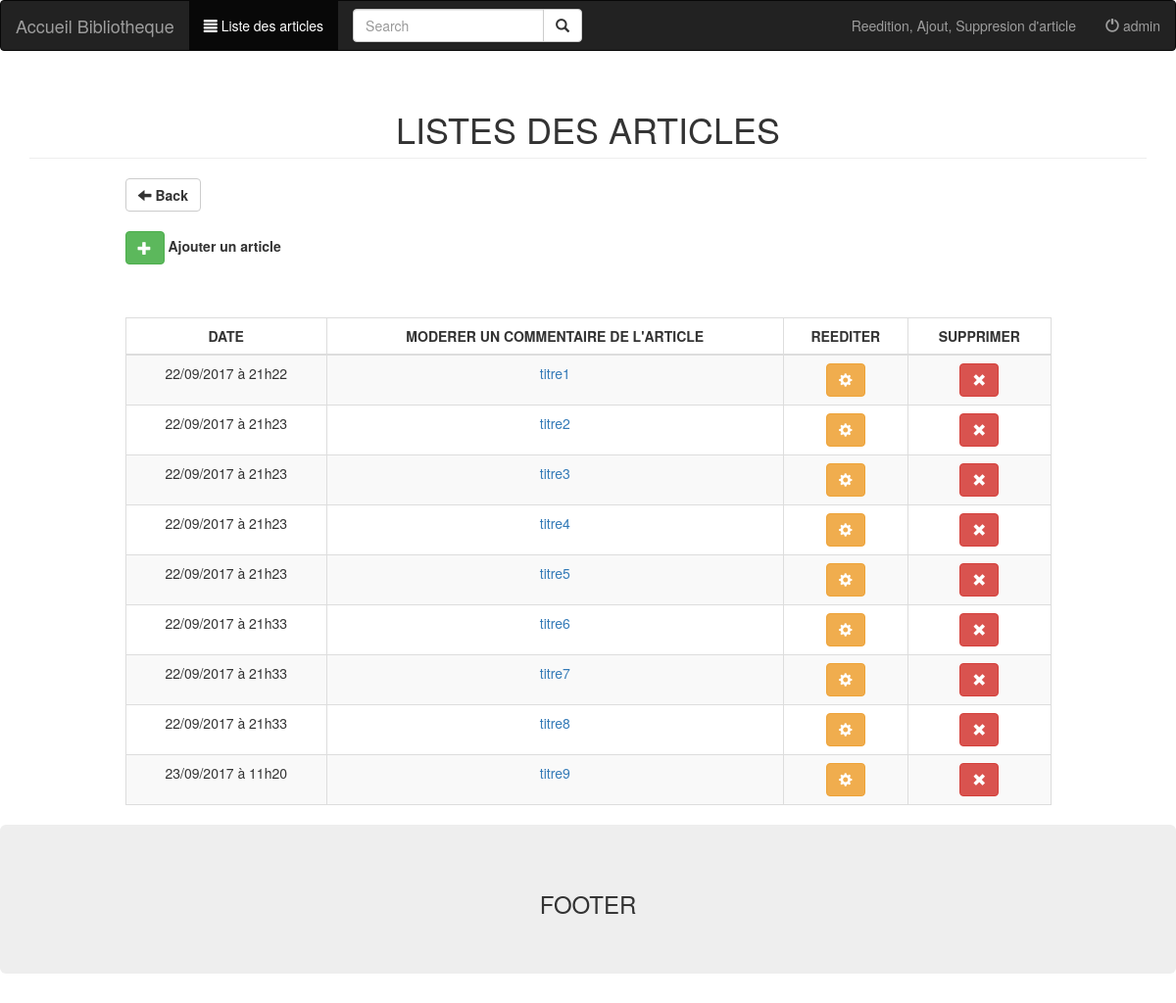
Screenshot of /index.php?p=listArtAdmin (signed in) with the database file from the repository.
### tables this page shows
CREATE TABLE `art_article` (
  `art_id` int(11) NOT NULL AUTO_INCREMENT,
  `art_titre` varchar(45) DEFAULT NULL,
  `art_auteur` varchar(45) DEFAULT NULL,
  `art_genre` varchar(45) DEFAULT NULL,
  `art_date` datetime DEFAULT NULL,
  `art_content` varchar(800) DEFAULT NULL,
  PRIMARY KEY (`art_id`)
);

### page/listArtAdmin.php (the view, shortened to what this page needs)
<?php
include('./connect/connection.php');
$reponse = $bdd->query('SELECT DATE_FORMAT(art_date, "%d/%m/%Y à %Hh%i") as date_format_art, art_id, art_titre, art_genre FROM art_article');
?>
<div class="container">
	<div class="row">
		<div class="col-xs-12 bg-inverse">
			<h1 class="text-uppercase text-center page-header">listes des articles</h1>
		</div>
	</div>
</div>
<div class="container">
	<div class="row">
		<div class="col-xs-4 col-xs-offset-1">
			<button class="btn btn-md btn-default" type="button" onClick="document.location.href = document.referrer"><span class="glyphicon glyphicon-arrow-left"></span><strong> Back</strong></button>
		</div>
	</div>
	<br>
	<div class="row">
		<div class="col-xs-4 col-xs-offset-1">
			<p><a href="?p=ajoutArticle"><button title="Ajouter" class="btn btn-md btn-success" type="submit"><span class="glyphicon glyphicon-plus"></span></button></a><strong> Ajouter un article</strong></p>
		</div>
	</div>
</div>
<div class="container">
	<div class="row">
		<div class="col-xs-3 col-sm-10 col-sm-offset-1">
			<div id="idlistAdmin">
			<div class="text-center">
				</div>
				<table class="table table-bordered table-striped table-hover">
					<thead id="enteteAdmin">
						<tr>
							<th class="text-center text-uppercase">Date</th>
							<th class="text-center text-uppercase">Moderer un commentaire de l'article</th>
							<th class="text-center text-uppercase">Reediter</th>
							<th class="text-center text-uppercase">Supprimer</th>
						</tr>
					</thead>
					<tbody id="tableauAdmin" class="text-center list-inline list">
						<?php
						while ($donnees = $reponse->fetch()){ ?>
						<tr class="nameAdmin">
							<td><?= $donnees['date_format_art'] ?></td>
							<td><a href='?p=modCom&M=<?= $donnees['art_id'] ?>'><?= $donnees['art_titre'] ?></a></td>
							<td><a href="?p=reediter&R=<?= $donnees['art_id'] ?>"><button title="reediter" class="btn btn-md btn-warning" type="submit"><span class="glyphicon glyphicon-cog"></span></button></a></td>
							<td><a href="?p=supprimer&S=<?= $donnees['art_id'] ?>"><button title="supprimer" class="btn btn-md btn-danger"><span class="glyphicon glyphicon-remove"></span></button></a></td>
						</tr>
						<?php }
						?>
					</tbody>
				</table>
			</div>
		</div>
	</div>
</div>

### rows the page displays
art_article: date_format_art "22/09/2017 à 21h22", art_titre "titre1"
art_article: date_format_art "22/09/2017 à 21h23", art_titre "titre2"
art_article: date_format_art "22/09/2017 à 21h23", art_titre "titre3"
art_article: date_format_art "22/09/2017 à 21h23", art_titre "titre4"
art_article: date_format_art "22/09/2017 à 21h23", art_titre "titre5"
art_article: date_format_art "22/09/2017 à 21h33", art_titre "titre6"
art_article: date_format_art "22/09/2017 à 21h33", art_titre "titre7"
art_article: date_format_art "22/09/2017 à 21h33", art_titre "titre8"
art_article: date_format_art "23/09/2017 à 11h20", art_titre "titre9"

### other values shown
$_SESSION['uti_pseudo'] "admin"
